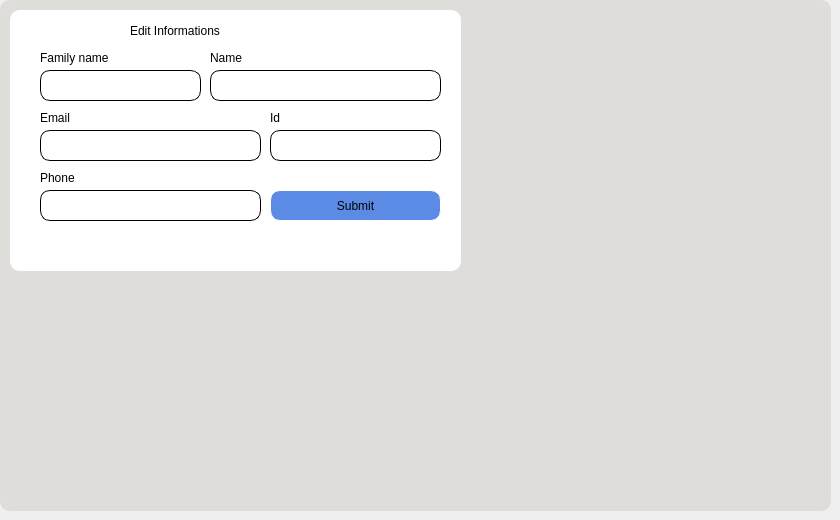
       <widget class="QWidget" name="tab_3">
        <attribute name="title">
         <string>Edit member</string>
        </attribute>
        <widget class="QFrame" name="frame_6">
         <property name="geometry">
          <rect>
           <x>0</x>
           <y>0</y>
           <width>831</width>
           <height>511</height>
          </rect>
         </property>
         <property name="styleSheet">
          <string notr="true">background-color:rgb(222, 221, 218);
border-style: solid;
border-width: 0px;
border-radius: 10px;

</string>
         </property>
         <property name="frameShape">
          <enum>QFrame::StyledPanel</enum>
         </property>
         <property name="frameShadow">
          <enum>QFrame::Raised</enum>
         </property>
         <widget class="QFrame" name="frame_11">
          <property name="geometry">
           <rect>
            <x>10</x>
            <y>10</y>
            <width>451</width>
            <height>261</height>
           </rect>
          </property>
          <property name="styleSheet">
           <string notr="true">background-color: white;
border-style: solid;
border-width: 0px;
border-radius: 10px;

</string>
          </property>
          <property name="frameShape">
           <enum>QFrame::StyledPanel</enum>
          </property>
          <property name="frameShadow">
           <enum>QFrame::Raised</enum>
          </property>
          <widget class="QTextEdit" name="textEdit_22">
           <property name="geometry">
            <rect>
             <x>30</x>
             <y>120</y>
             <width>221</width>
             <height>31</height>
            </rect>
           </property>
           <property name="styleSheet">
            <string notr="true">background-color: white;
border-style: solid;
border-width: 1px;
border-radius: 10px;

</string>
           </property>
           <property name="placeholderText">
            <string/>
           </property>
          </widget>
          <widget class="QTextEdit" name="textEdit_23">
           <property name="geometry">
            <rect>
             <x>30</x>
             <y>60</y>
             <width>161</width>
             <height>31</height>
            </rect>
           </property>
           <property name="styleSheet">
            <string notr="true">background-color: white;
border-style: solid;
border-width: 1px;
border-radius: 10px;

</string>
           </property>
           <property name="placeholderText">
            <string/>
           </property>
          </widget>
          <widget class="QLabel" name="label_25">
           <property name="geometry">
            <rect>
             <x>120</x>
             <y>0</y>
             <width>191</width>
             <height>41</height>
            </rect>
           </property>
           <property name="styleSheet">
            <string notr="true">font: 75 20pt &quot;Ubuntu Condensed&quot;;
color:black;
</string>
           </property>
           <property name="text">
            <string>Edit Informations</string>
           </property>
          </widget>
          <widget class="QPushButton" name="logout_button_18">
           <property name="geometry">
            <rect>
             <x>260</x>
             <y>180</y>
             <width>171</width>
             <height>31</height>
            </rect>
           </property>
           <property name="styleSheet">
            <string notr="true">QPushButton {
transition: all .5s ease;
background-color: rgb(237, 51, 59);
color:black;
font: 63 10pt &quot;URW Bookman&quot;;
border-style: solid;
border-width: 0px;
border-radius: 10px;
border:1px solid white;
text-transform: uppercase;
text-align: center;
line-height: 1;
background-color : rgb(91, 139, 229);
padding: 8px;
outline: none;  
    
}
QPushButton:hover {
    color:rgb(24, 33, 62);
    background-color: white;;
}




</string>
           </property>
           <property name="text">
            <string>Submit</string>
           </property>
           <property name="iconSize">
            <size>
             <width>20</width>
             <height>20</height>
            </size>
           </property>
          </widget>
          <widget class="QLabel" name="label_26">
           <property name="geometry">
            <rect>
             <x>30</x>
             <y>40</y>
             <width>101</width>
             <height>16</height>
            </rect>
           </property>
           <property name="styleSheet">
            <string notr="true">font: 63 11pt &quot;URW Gothic&quot;;
</string>
           </property>
           <property name="text">
            <string>Family name </string>
           </property>
          </widget>
          <widget class="QTextEdit" name="textEdit_24">
           <property name="geometry">
            <rect>
             <x>200</x>
             <y>60</y>
             <width>231</width>
             <height>31</height>
            </rect>
           </property>
           <property name="styleSheet">
            <string notr="true">background-color: white;
border-style: solid;
border-width: 1px;
border-radius: 10px;

</string>
           </property>
           <property name="placeholderText">
            <string/>
           </property>
          </widget>
          <widget class="QLabel" name="label_27">
           <property name="geometry">
            <rect>
             <x>200</x>
             <y>40</y>
             <width>101</width>
             <height>16</height>
            </rect>
           </property>
           <property name="styleSheet">
            <string notr="true">font: 63 11pt &quot;URW Gothic&quot;;
</string>
           </property>
           <property name="text">
            <string>Name</string>
           </property>
          </widget>
          <widget class="QLabel" name="label_28">
           <property name="geometry">
            <rect>
             <x>30</x>
             <y>100</y>
             <width>101</width>
             <height>16</height>
            </rect>
           </property>
           <property name="styleSheet">
            <string notr="true">font: 63 11pt &quot;URW Gothic&quot;;
</string>
           </property>
           <property name="text">
            <string>Email</string>
           </property>
          </widget>
          <widget class="QLabel" name="label_29">
           <property name="geometry">
            <rect>
             <x>30</x>
             <y>160</y>
             <width>101</width>
             <height>16</height>
            </rect>
           </property>
           <property name="styleSheet">
            <string notr="true">font: 63 11pt &quot;URW Gothic&quot;;
</string>
           </property>
           <property name="text">
            <string>Phone</string>
           </property>
          </widget>
          <widget class="QTextEdit" name="textEdit_25">
           <property name="geometry">
            <rect>
             <x>30</x>
             <y>180</y>
             <width>221</width>
             <height>31</height>
            </rect>
           </property>
           <property name="styleSheet">
            <string notr="true">background-color: white;
border-style: solid;
border-width: 1px;
border-radius: 10px;

</string>
           </property>
           <property name="placeholderText">
            <string/>
           </property>
          </widget>
          <widget class="QTextEdit" name="textEdit_26">
           <property name="geometry">
            <rect>
             <x>260</x>
             <y>120</y>
             <width>171</width>
             <height>31</height>
            </rect>
           </property>
           <property name="styleSheet">
            <string notr="true">background-color: white;
border-style: solid;
border-width: 1px;
border-radius: 10px;

</string>
           </property>
           <property name="placeholderText">
            <string/>
           </property>
          </widget>
          <widget class="QLabel" name="label_30">
           <property name="geometry">
            <rect>
             <x>260</x>
             <y>100</y>
             <width>101</width>
             <height>16</height>
            </rect>
           </property>
           <property name="styleSheet">
            <string notr="true">font: 63 11pt &quot;URW Gothic&quot;;
</string>
           </property>
           <property name="text">
            <string>Id</string>
           </property>
          </widget>
         </widget>
        </widget>
       </widget>
